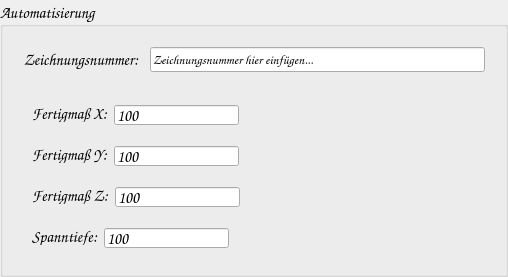
     <widget class="QGroupBox" name="gb_automatisierung">
      <property name="minimumSize">
       <size>
        <width>450</width>
        <height>250</height>
       </size>
      </property>
      <property name="maximumSize">
       <size>
        <width>16777215</width>
        <height>350</height>
       </size>
      </property>
      <property name="font">
       <font>
        <family>Comic Sans MS</family>
        <pointsize>12</pointsize>
        <bold>false</bold>
       </font>
      </property>
      <property name="title">
       <string>Automatisierung</string>
      </property>
      <property name="alignment">
       <set>Qt::AlignmentFlag::AlignLeading|Qt::AlignmentFlag::AlignLeft|Qt::AlignmentFlag::AlignVCenter</set>
      </property>
      <layout class="QVBoxLayout" name="verticalLayout_4">
       <item>
        <widget class="QWidget" name="wg_zeichnungsnr" native="true">
         <property name="minimumSize">
          <size>
           <width>0</width>
           <height>40</height>
          </size>
         </property>
         <property name="maximumSize">
          <size>
           <width>16777215</width>
           <height>60</height>
          </size>
         </property>
         <layout class="QHBoxLayout" name="horizontalLayout_13">
          <item>
           <widget class="QLabel" name="lb_zeichnungsnr">
            <property name="sizePolicy">
             <sizepolicy hsizetype="Fixed" vsizetype="Fixed">
              <horstretch>0</horstretch>
              <verstretch>0</verstretch>
             </sizepolicy>
            </property>
            <property name="maximumSize">
             <size>
              <width>200</width>
              <height>200</height>
             </size>
            </property>
            <property name="font">
             <font>
              <family>Comic Sans MS</family>
              <pointsize>12</pointsize>
              <bold>false</bold>
             </font>
            </property>
            <property name="text">
             <string>Zeichnungsnummer:</string>
            </property>
            <property name="alignment">
             <set>Qt::AlignmentFlag::AlignCenter</set>
            </property>
           </widget>
          </item>
          <item>
           <spacer name="horizontalSpacer_13">
            <property name="orientation">
             <enum>Qt::Orientation::Horizontal</enum>
            </property>
            <property name="sizeType">
             <enum>QSizePolicy::Policy::Fixed</enum>
            </property>
            <property name="sizeHint" stdset="0">
             <size>
              <width>5</width>
              <height>20</height>
             </size>
            </property>
           </spacer>
          </item>
          <item>
           <widget class="QLineEdit" name="le_zeichnungsnr">
            <property name="minimumSize">
             <size>
              <width>335</width>
              <height>25</height>
             </size>
            </property>
            <property name="font">
             <font>
              <family>Comic Sans MS</family>
              <pointsize>10</pointsize>
              <bold>false</bold>
             </font>
            </property>
            <property name="text">
             <string>Zeichnungsnummer hier einfügen...</string>
            </property>
           </widget>
          </item>
         </layout>
        </widget>
       </item>
       <item>
        <widget class="QWidget" name="wg_fertigtielmasse" native="true">
         <layout class="QFormLayout" name="formLayout">
          <item row="0" column="0">
           <widget class="QWidget" name="wg_x_fertig" native="true">
            <property name="minimumSize">
             <size>
              <width>0</width>
              <height>30</height>
             </size>
            </property>
            <property name="maximumSize">
             <size>
              <width>16777215</width>
              <height>35</height>
             </size>
            </property>
            <layout class="QHBoxLayout" name="horizontalLayout_15">
             <item>
              <widget class="QLabel" name="lb_x_fertig">
               <property name="sizePolicy">
                <sizepolicy hsizetype="Fixed" vsizetype="Fixed">
                 <horstretch>0</horstretch>
                 <verstretch>0</verstretch>
                </sizepolicy>
               </property>
               <property name="maximumSize">
                <size>
                 <width>200</width>
                 <height>50</height>
                </size>
               </property>
               <property name="font">
                <font>
                 <family>Comic Sans MS</family>
                 <pointsize>12</pointsize>
                 <bold>false</bold>
                </font>
               </property>
               <property name="text">
                <string>Fertigmaß X:</string>
               </property>
               <property name="alignment">
                <set>Qt::AlignmentFlag::AlignLeading|Qt::AlignmentFlag::AlignLeft|Qt::AlignmentFlag::AlignVCenter</set>
               </property>
              </widget>
             </item>
             <item>
              <widget class="QLineEdit" name="le_x_fertig">
               <property name="sizePolicy">
                <sizepolicy hsizetype="Fixed" vsizetype="Fixed">
                 <horstretch>0</horstretch>
                 <verstretch>0</verstretch>
                </sizepolicy>
               </property>
               <property name="minimumSize">
                <size>
                 <width>100</width>
                 <height>20</height>
                </size>
               </property>
               <property name="maximumSize">
                <size>
                 <width>150</width>
                 <height>25</height>
                </size>
               </property>
               <property name="font">
                <font>
                 <family>Comic Sans MS</family>
                 <pointsize>12</pointsize>
                 <bold>false</bold>
                </font>
               </property>
               <property name="text">
                <string>100</string>
               </property>
              </widget>
             </item>
            </layout>
           </widget>
          </item>
          <item row="1" column="0">
           <widget class="QWidget" name="wg_y_fertig" native="true">
            <property name="minimumSize">
             <size>
              <width>0</width>
              <height>30</height>
             </size>
            </property>
            <property name="maximumSize">
             <size>
              <width>16777215</width>
              <height>35</height>
             </size>
            </property>
            <layout class="QHBoxLayout" name="horizontalLayout_16">
             <item>
              <widget class="QLabel" name="lb_y_fertig">
               <property name="sizePolicy">
                <sizepolicy hsizetype="Fixed" vsizetype="Fixed">
                 <horstretch>0</horstretch>
                 <verstretch>0</verstretch>
                </sizepolicy>
               </property>
               <property name="maximumSize">
                <size>
                 <width>200</width>
                 <height>50</height>
                </size>
               </property>
               <property name="font">
                <font>
                 <family>Comic Sans MS</family>
                 <pointsize>12</pointsize>
                 <bold>false</bold>
                </font>
               </property>
               <property name="text">
                <string>Fertigmaß Y:</string>
               </property>
               <property name="alignment">
                <set>Qt::AlignmentFlag::AlignLeading|Qt::AlignmentFlag::AlignLeft|Qt::AlignmentFlag::AlignVCenter</set>
               </property>
              </widget>
             </item>
             <item>
              <widget class="QLineEdit" name="le_y_fertig">
               <property name="sizePolicy">
                <sizepolicy hsizetype="Fixed" vsizetype="Fixed">
                 <horstretch>0</horstretch>
                 <verstretch>0</verstretch>
                </sizepolicy>
               </property>
               <property name="minimumSize">
                <size>
                 <width>100</width>
                 <height>20</height>
                </size>
               </property>
               <property name="maximumSize">
                <size>
                 <width>150</width>
                 <height>25</height>
                </size>
               </property>
               <property name="font">
                <font>
                 <family>Comic Sans MS</family>
                 <pointsize>12</pointsize>
                 <bold>false</bold>
                </font>
               </property>
               <property name="text">
                <string>100</string>
               </property>
              </widget>
             </item>
            </layout>
           </widget>
          </item>
          <item row="2" column="0">
           <widget class="QWidget" name="wg_z_fertig" native="true">
            <property name="minimumSize">
             <size>
              <width>0</width>
              <height>30</height>
             </size>
            </property>
            <property name="maximumSize">
             <size>
              <width>16777215</width>
              <height>35</height>
             </size>
            </property>
            <layout class="QHBoxLayout" name="horizontalLayout_14">
             <item>
              <widget class="QLabel" name="lb_z_fertig">
               <property name="sizePolicy">
                <sizepolicy hsizetype="Fixed" vsizetype="Fixed">
                 <horstretch>0</horstretch>
                 <verstretch>0</verstretch>
                </sizepolicy>
               </property>
               <property name="maximumSize">
                <size>
                 <width>200</width>
                 <height>50</height>
                </size>
               </property>
               <property name="font">
                <font>
                 <family>Comic Sans MS</family>
                 <pointsize>12</pointsize>
                 <bold>false</bold>
                </font>
               </property>
               <property name="text">
                <string>Fertigmaß Z:</string>
               </property>
               <property name="alignment">
                <set>Qt::AlignmentFlag::AlignLeading|Qt::AlignmentFlag::AlignLeft|Qt::AlignmentFlag::AlignVCenter</set>
               </property>
              </widget>
             </item>
             <item>
              <widget class="QLineEdit" name="le_z_fertig">
               <property name="sizePolicy">
                <sizepolicy hsizetype="Fixed" vsizetype="Fixed">
                 <horstretch>0</horstretch>
                 <verstretch>0</verstretch>
                </sizepolicy>
               </property>
               <property name="minimumSize">
                <size>
                 <width>100</width>
                 <height>20</height>
                </size>
               </property>
               <property name="maximumSize">
                <size>
                 <width>150</width>
                 <height>25</height>
                </size>
               </property>
               <property name="font">
                <font>
                 <family>Comic Sans MS</family>
                 <pointsize>12</pointsize>
                 <bold>false</bold>
                </font>
               </property>
               <property name="text">
                <string>100</string>
               </property>
              </widget>
             </item>
            </layout>
           </widget>
          </item>
          <item row="3" column="0">
           <widget class="QWidget" name="wg_spanntiefe_b" native="true">
            <property name="minimumSize">
             <size>
              <width>0</width>
              <height>30</height>
             </size>
            </property>
            <property name="maximumSize">
             <size>
              <width>16777215</width>
              <height>35</height>
             </size>
            </property>
            <layout class="QHBoxLayout" name="horizontalLayout_17">
             <item>
              <widget class="QLabel" name="lb_spanntiefe_b">
               <property name="sizePolicy">
                <sizepolicy hsizetype="Fixed" vsizetype="Fixed">
                 <horstretch>0</horstretch>
                 <verstretch>0</verstretch>
                </sizepolicy>
               </property>
               <property name="maximumSize">
                <size>
                 <width>200</width>
                 <height>50</height>
                </size>
               </property>
               <property name="font">
                <font>
                 <family>Comic Sans MS</family>
                 <pointsize>12</pointsize>
                 <bold>false</bold>
                </font>
               </property>
               <property name="text">
                <string>Spanntiefe:</string>
               </property>
               <property name="alignment">
                <set>Qt::AlignmentFlag::AlignLeading|Qt::AlignmentFlag::AlignLeft|Qt::AlignmentFlag::AlignVCenter</set>
               </property>
              </widget>
             </item>
             <item>
              <widget class="QLineEdit" name="le_spanntiefe_b">
               <property name="sizePolicy">
                <sizepolicy hsizetype="Fixed" vsizetype="Fixed">
                 <horstretch>0</horstretch>
                 <verstretch>0</verstretch>
                </sizepolicy>
               </property>
               <property name="minimumSize">
                <size>
                 <width>100</width>
                 <height>20</height>
                </size>
               </property>
               <property name="maximumSize">
                <size>
                 <width>150</width>
                 <height>25</height>
                </size>
               </property>
               <property name="font">
                <font>
                 <family>Comic Sans MS</family>
                 <pointsize>12</pointsize>
                 <bold>false</bold>
                </font>
               </property>
               <property name="text">
                <string>100</string>
               </property>
              </widget>
             </item>
            </layout>
           </widget>
          </item>
         </layout>
        </widget>
       </item>
      </layout>
     </widget>
